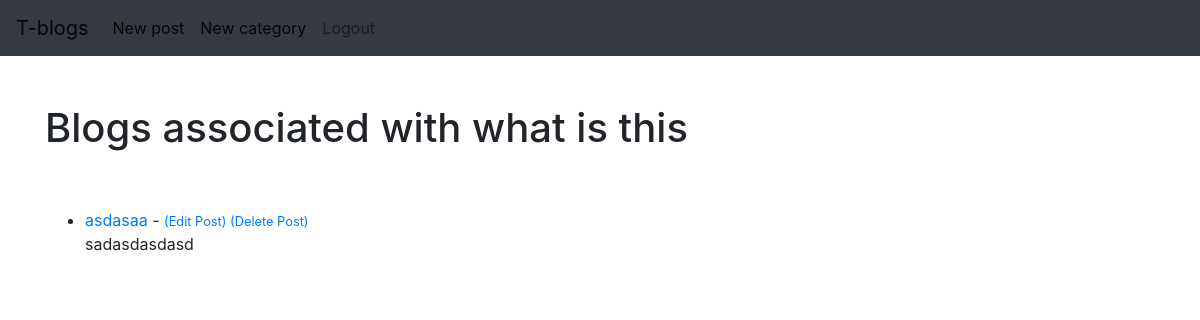
Screenshot of /category/what-is-this/ (signed in) with the database file from the repository.
### myblog/models.py (models this page shows, shortened)
class Blogpost(models.Model):
    title=models.CharField(max_length=100)
    title_tag = models.CharField(max_length=100)
    body=RichTextField(blank=True,null=True)
    author=models.ForeignKey(User,on_delete=models.CASCADE)
    date_posted=models.DateTimeField(auto_now_add=True)
    categories=models.CharField(max_length=100)
    slug = models.SlugField(max_length = 250, null = True, blank = True)
    like=models.ManyToManyField(User,related_name='likes')
    snippet=models.CharField(max_length=300)

### myblog/views.py (the view)
# urls.py: path('category/<str:category>/',CategoryUrlView,name='url_category'),
def CategoryUrlView(request, category):
    post_by_category = Blogpost.objects.filter(categories__iexact=category.replace('-', ' '))
    return render(request, 'view_by_category.html',
                  {'category': category.replace('-', ' '), 'post_by_category': post_by_category})

### templates/view_by_category.html
{% extends 'base.html' %}
{% block content %}
<h1>Blogs associated with {{ category }} </h1>
    <br>
    <br>
    <ul>
{% for post in post_by_category %}
         <li>
        <a href={% url 'article_detail' post.pk  %}>{{ post.title }}</a>  -   {{ post.author.first_name }}  {{ post.author.last_name }}
            {% if user.is_authenticated%}
             <small> <a href="{% url 'update_post' post.pk %}"> (Edit Post) </a>
            </small>
             <small> <a href="{% url 'delete_post' post.pk %}"> (Delete Post) </a></small>
             <br>
             {% endif %}
    {{ post.body | slice:"200" | safe}}
    </li>
    </ul>
{% endfor %}
{% endblock %}

### rows the page displays
Blogpost: categories "what is this", title "asdasaa", body "sadasdasdasd"
